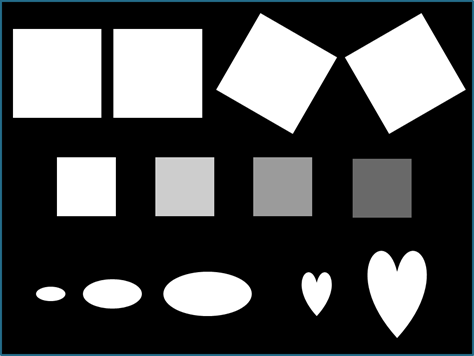
#> input picture ch5/shapes4.png, 474 x 356 px
$ python 5-1HarrisCorner.py
#> lines starting #> are read from the running program, lines starting #| are printed output that depends on the picture; after the words box and inside, x2 and y2 are one past the last pixel; in counts of white or black regions, pixels touching at a corner belong together; long printed decimals are rounded
import cv2
import numpy as np
import sys


def onCornerHarris(thresh):
    img = img_copy.copy()
    CN = cv2.normalize(C, 0, 400, cv2.NORM_MINMAX)  # 트랙바는 정수만 다룸
    rcorners = []
    for j in range(1, C.shape[0] - 1):  # 비최대 억제
        for i in range(1, C.shape[1] - 1):
            if CN[j, i] > thresh and sum(sum(CN[j, i] > CN[j - 1:j + 2, i - 1:i + 2])) == 8:  # 주변 8개와 비교해서 [ji]가 더 큰 값이 8이면, 모든 이웃보다 큰값을 가지면
                rcorners.append((i, j))

    for pt in rcorners:
        cv2.circle(img, pt, 3, (255, 0, 255), -1)  # 좌표 표시
    print("임계값: %2d , 코너 개수: %2d" % (thresh, len(rcorners)))
    cv2.imshow("harris detect", img)


img = cv2.imread('shapes4.png', cv2.IMREAD_COLOR)
#> img is the input picture: shape (356, 474, 3); mean B, G, R 79, 78.4, 77
if img is None:
    sys.exit('파일을 찾을 수 없습니다.')

img_copy = img.copy()

median = cv2.medianBlur(img, 3)  # 블러링
gray = cv2.cvtColor(median, cv2.COLOR_BGR2GRAY)

blockSize = 4  # 이웃 화소 범위
apertureSize = 3  # 소벨 마스크 크기
k = 0.04
C = cv2.cornerHarris(gray, blockSize, apertureSize, k)  # OpenCV 제공 함수, 응답함수 계산 -> 코너일 확률
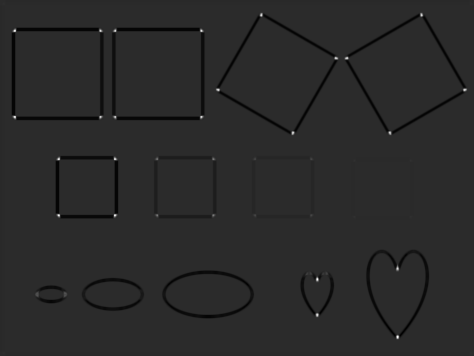
#> C: shape (356, 474) float32; min -0.0087, max 0.0428, mean -0.00028; drawn with min black and max white

# 1 C값에 대한 thresholding
img[C > 0.05 * C.max()] = [0, 0, 255]   # 응답함수 최대값의 5%보다 큰 값은 코너로 검출 (임계값)
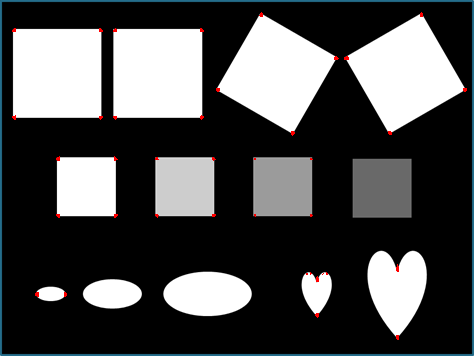
#> img: shape (356, 474, 3); 0.26% of pixels changed, all inside (x1, y1, x2, y2) = (12, 12, 467, 340)
print(C.max(), 0.05 * C.max())
#| 0.04281 0.002141
cv2.imshow('harris detect', img)

# 2 C값에 대한 트랙바
thresh = 5  # 코너 응답 임계값
onCornerHarris(thresh)
#> after the loop in onCornerHarris, `for pt in rcorners:`:
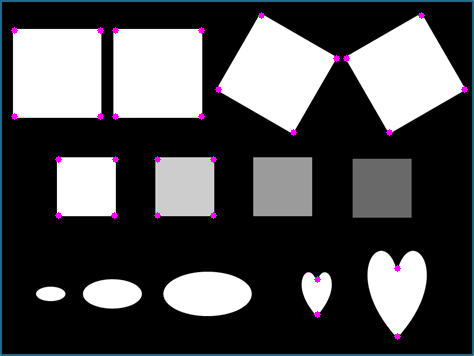
#> img: shape (356, 474, 3); 0.48% of pixels changed, all inside (x1, y1, x2, y2) = (11, 12, 468, 340)
#| 임계값:  5 , 코너 개수: 28
cv2.createTrackbar("Threshold", "harris detect", thresh, 30, onCornerHarris)
# ("트랙 바 이름", "윈도우 창 제목", 현재값 변수, 최댓값, 콜백 함수)

cv2.waitKey()
cv2.destroyAllWindows()
